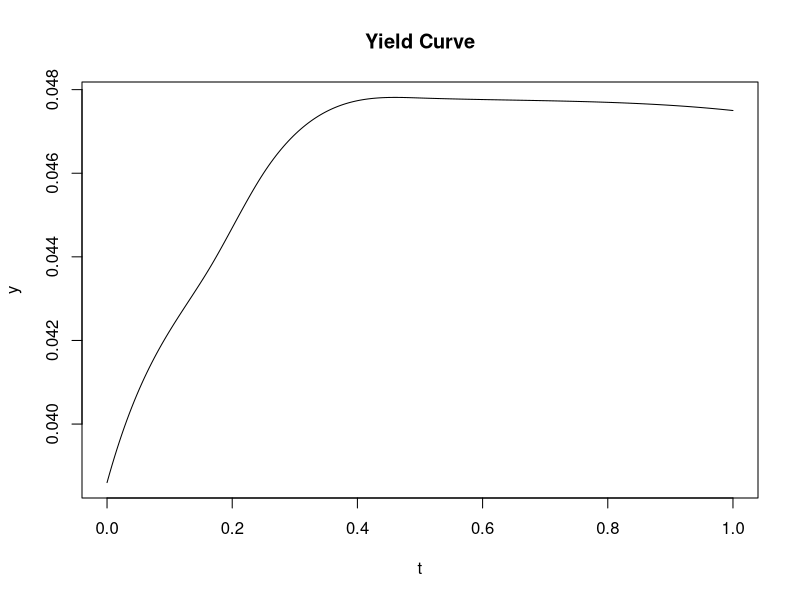
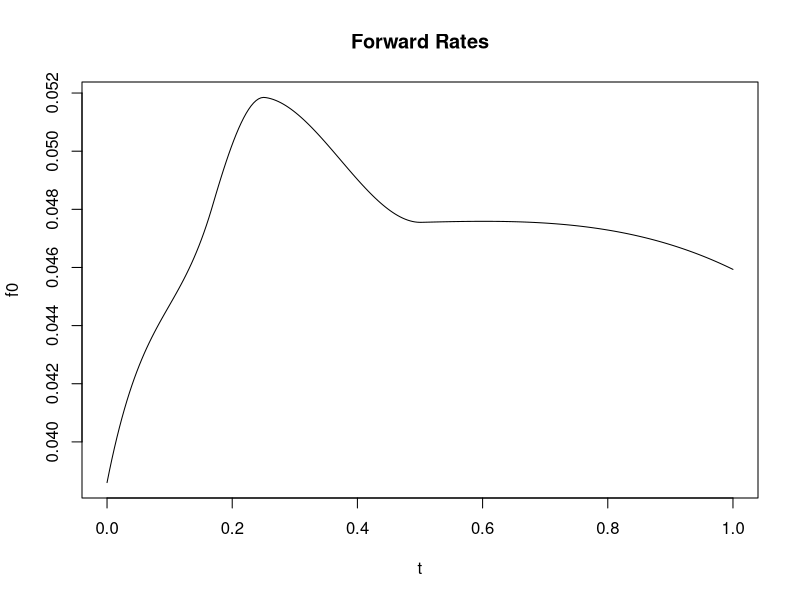
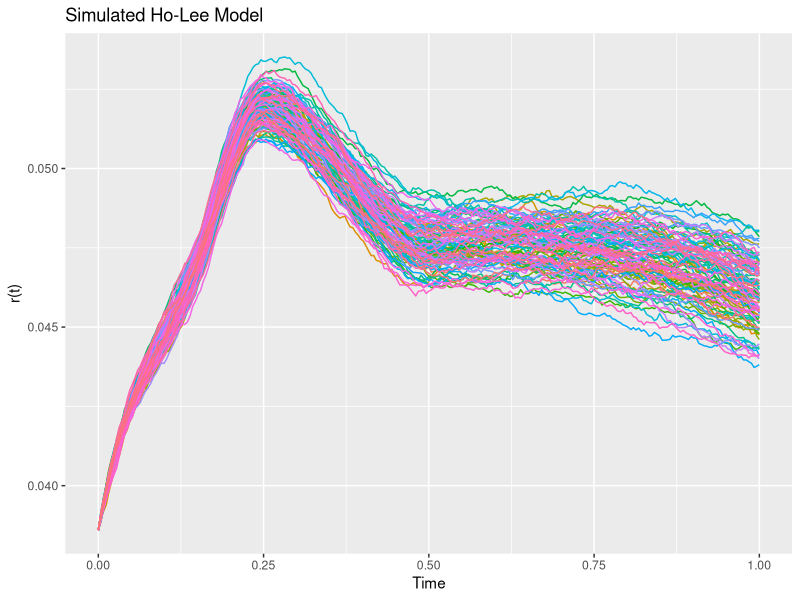

Here is the R script that generated these plots, in order:
rm(list=ls())

library("pracma")
library("reshape")
library("ggplot2")

t.plot <- 1
nStep <- 252
t <- seq(0,t.plot,length=nStep+1)
d <- nStep/t.plot

rates <- c(3.86,4.18,4.38,4.60,4.78,4.75,4.39,4.10,3.80,3.73,3.61,3.84,3.57)/100
times <- c(0,1/12,1/6,0.25,0.5,1,2,3,5,7,10,20,30)

#interpolate
y <- interp1(x=times, y=rates, xi = t, method = "spline")
plot(y=y,x=t,type="l",main="Yield Curve")

r.day <- (1 + y)^(1/d) - 1

f0.day <- rep(NA,length(y))
f0.day[1] <- r.day[1]

for (i in 2:length(y)){
    f0.day[i] <- (1 + r.day[i])^(i)/(1 + r.day[i-1])^(i-1) - 1
}

#convert forward rates to annual rates
f0 <- (1 + f0.day)^d - 1
plot(y=f0,x=t,type="l",main="Forward Rates")

#simulation
M <- 100
N <- nStep
r <- matrix(NA,ncol=N+1,nrow=M)
r[,1] <- f0[1]
sigma <- 0.001 # volatility of interest rates

for (i in 1:N){
    Z <- rnorm(M)
    r[,i+1] <- r[,i] +
        (f0[i+1] - f0[i]) +
        sigma*sigma/2*(t[i+1]^2 - t[i]^2) +
        sigma*sqrt(t[i+1] - t[i])*Z
}

rates <- as.data.frame(t(r))
rates$t <- t
names(rates)

df.plot <- melt(rates,id.vars = "t")

p <- ggplot(data = df.plot, aes(x = t, y = value, color = variable)) +
    geom_line() + guides(fill=FALSE, color=FALSE)

p <- p + labs(x = "Time", y ="r(t)",title="Simulated Ho-Lee Model")
print(p)
